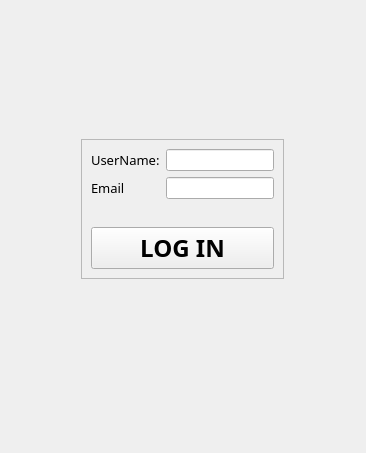
          <widget class="QWidget" name="page_4">
           <layout class="QGridLayout" name="gridLayout_2">
            <item row="0" column="1">
             <spacer name="verticalSpacer_5">
              <property name="orientation">
               <enum>Qt::Vertical</enum>
              </property>
              <property name="sizeHint" stdset="0">
               <size>
                <width>20</width>
                <height>128</height>
               </size>
              </property>
             </spacer>
            </item>
            <item row="1" column="0">
             <spacer name="horizontalSpacer_3">
              <property name="orientation">
               <enum>Qt::Horizontal</enum>
              </property>
              <property name="sizeHint" stdset="0">
               <size>
                <width>70</width>
                <height>20</height>
               </size>
              </property>
             </spacer>
            </item>
            <item row="1" column="1">
             <widget class="QFrame" name="frame_3">
              <property name="frameShape">
               <enum>QFrame::StyledPanel</enum>
              </property>
              <property name="frameShadow">
               <enum>QFrame::Sunken</enum>
              </property>
              <layout class="QFormLayout" name="formLayout_6">
               <item row="0" column="0">
                <widget class="QLabel" name="label_2">
                 <property name="font">
                  <font>
                   <family>Bahnschrift</family>
                   <pointsize>10</pointsize>
                   <weight>50</weight>
                   <bold>false</bold>
                  </font>
                 </property>
                 <property name="text">
                  <string>UserName:</string>
                 </property>
                </widget>
               </item>
               <item row="0" column="1">
                <widget class="QLineEdit" name="clinicianUsername"/>
               </item>
               <item row="1" column="0">
                <widget class="QLabel" name="label_3">
                 <property name="font">
                  <font>
                   <family>Bahnschrift</family>
                   <pointsize>10</pointsize>
                   <weight>50</weight>
                   <bold>false</bold>
                  </font>
                 </property>
                 <property name="text">
                  <string>Email</string>
                 </property>
                </widget>
               </item>
               <item row="1" column="1">
                <widget class="QLineEdit" name="clinicianEmail"/>
               </item>
               <item row="3" column="0" colspan="2">
                <widget class="QPushButton" name="clinicianLogin">
                 <property name="font">
                  <font>
                   <family>Bahnschrift SemiBold</family>
                   <pointsize>18</pointsize>
                   <weight>75</weight>
                   <italic>false</italic>
                   <bold>true</bold>
                  </font>
                 </property>
                 <property name="text">
                  <string>LOG IN</string>
                 </property>
                </widget>
               </item>
               <item row="2" column="0" colspan="2">
                <widget class="QLabel" name="loginConfirmation">
                 <property name="enabled">
                  <bool>true</bool>
                 </property>
                 <property name="font">
                  <font>
                   <family>Impact</family>
                  </font>
                 </property>
                 <property name="text">
                  <string/>
                 </property>
                 <property name="alignment">
                  <set>Qt::AlignRight|Qt::AlignTrailing|Qt::AlignVCenter</set>
                 </property>
                </widget>
               </item>
              </layout>
             </widget>
            </item>
            <item row="1" column="2">
             <spacer name="horizontalSpacer_4">
              <property name="orientation">
               <enum>Qt::Horizontal</enum>
              </property>
              <property name="sizeHint" stdset="0">
               <size>
                <width>71</width>
                <height>20</height>
               </size>
              </property>
             </spacer>
            </item>
            <item row="2" column="1">
             <spacer name="verticalSpacer_6">
              <property name="orientation">
               <enum>Qt::Vertical</enum>
              </property>
              <property name="sizeHint" stdset="0">
               <size>
                <width>20</width>
                <height>163</height>
               </size>
              </property>
             </spacer>
            </item>
           </layout>
          </widget>
